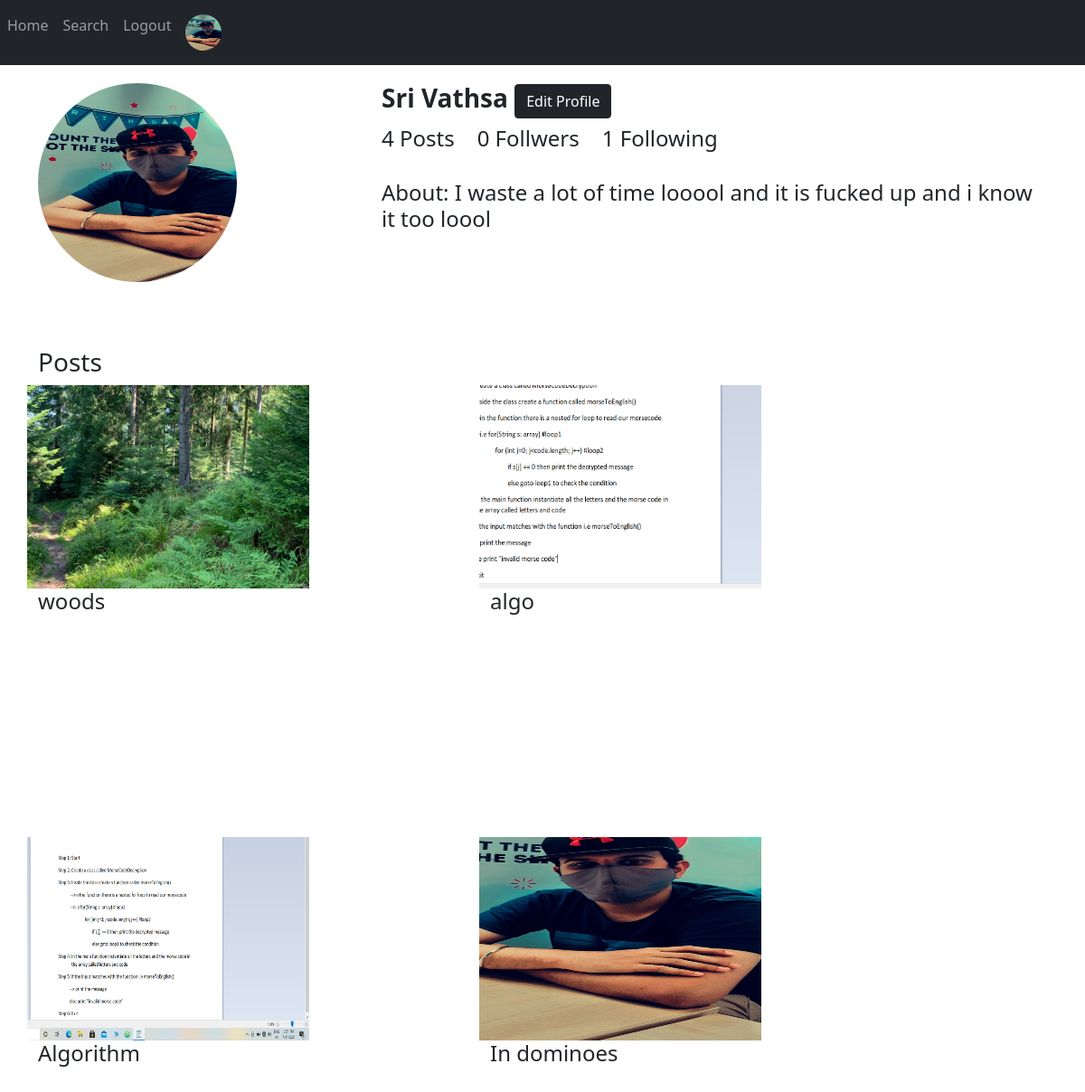
/accounts/userdetails/ (signed in), run on the app's committed database.
### accounts_app/models.py (models this page shows, shortened)
class UserProfile(models.Model):
    user = models.OneToOneField(User, on_delete=models.CASCADE, related_name='user_profile')
    profile_pic = models.ImageField(upload_to='profile_pics', blank=True)
    first_name = models.CharField(max_length=255, null=True)
    last_name = models.CharField(max_length=255, null=True)
    age = models.IntegerField(null=True)
    dob = models.DateField(blank=True, null=True)
    about = models.TextField(null=True)

### posts_app/models.py (models this page shows, shortened)
class Post(models.Model):
    name = models.ForeignKey(User, on_delete=models.CASCADE, related_name='posts')
    image = models.ImageField(upload_to='post_images')
    caption = models.CharField(max_length=500, null=True)
    date_posted = models.DateTimeField(auto_now_add=True)
    updated_date = models.DateTimeField(auto_now=True)
    class Meta:
        ordering = ['-date_posted']

### accounts_app/views.py (the view)
# urls.py: path('userdetails/', views.user_details, name='user-details'),
def user_details(request):
    user_posts = PostForm()
    return render(request, 'accounts_app/userdetails.html',{
        'user_posts':user_posts,
    })

### accounts_app/templates/accounts_app/userdetails.html (shortened to what this page needs)
{% extends 'base.html' %}
{% load static %}
{% block includes %}
  {% include 'includes/navbar.html' %}
{% endblock %}
{% block content %}
<div class="row">
  <div class="col-sm-4">
    {% if user.user_profile.profile_pic %}
    <img src="{{ user.user_profile.profile_pic.url }}" width="220px" height="220px" alt="default profile pic" class="rounded-circle">
    {% else %}
    <img src="{% static 'accounts_app/images/profile.png' %}" width="220px" height="220px" alt="default profile pic" class="rounded-circle">
    {% endif %}
  </div>
  <div class="col-sm-8">
    <h3><strong>{{ user.user_profile.first_name|title }} {{ user.user_profile.last_name|title }}</strong>    <a href="{% url 'profiles' %}" class="btn btn-dark"> Edit Profile</a></h3>
    <h4>{{ user.posts.count }} Posts &nbsp;&nbsp; {{ user.followers.count }} Follwers &nbsp;&nbsp; {{ user.following.count }} Following  &nbsp;&nbsp;</h4>
    <br>
    {% if user.user_profile.about %}
    <h4>About: {{ user.user_profile.about }}</h4>
    {% else %}
    <h5>Go to edit profile to set your about</h5>
    {% endif %}
  </div>
</div>
  <br>
  <br>
  <br>
  <h3>Posts</h3>
  <div class="row">
    {% for user_post in user.posts.all %}
    <div class="crop">
        <img src="{{ user_post.image.url }}" alt="{{ user_post.caption }}">
        <h4>{{ user_post.caption }}</h4>
    </div>
    {% endfor %}
  </div>
{% endblock %}

### accounts_app/templates/includes/navbar.html
{% load static %}
    <nav class="navbar navbar-expand-sm bg-dark navbar-dark">
      <ul class="navbar-nav">
        <li class="nav-item active" >
          <a href="{% url 'home' %}" class="nav-link">Home</a>
        </li>
        {% if user.is_authenticated %}
        <li class="nav-item active" >
          <a href="{% url 'search' %}" class="nav-link">Search</a>
        </li>
        <li class="nav-item active" >
          <a href="{% url 'logout' %}" class="nav-link">Logout</a>
        </li>
      {% endif %}
      <li class="nav-item active">
        {% if user.user_profile.profile_pic %}
        <a href="{% url 'user-details' %}" class="nav-link"><img src="{{ user.user_profile.profile_pic.url }}" width="40px" height="40px" alt="default profile pic" class="rounded-circle"></a>
        {% else %}
        <a href="{% url 'user-details' %}" class="nav-link"><img src="{% static 'accounts_app/images/profile.png' %}" width="30px" height="30px" alt="default profile pic" class="rounded-circle"></a>
        {% endif %}
    </li>
      </ul>
    </nav>

### accounts_app/templates/accounts_app/userdetails.html (style rules this page uses)
.crop { width:500px; height:500px; overflow: hidden; }
.crop img { width: 400px; height:300px; margin: -75px 0 0 -100px; }

### data on the page
Post: image (picture), caption "woods"
Post: image (picture), caption "algo"
Post: image (picture), caption "Algorithm"
Post: image (picture), caption "In dominoes"

### other printed values
{{ user.user_profile.first_name|title }} "Sri"
{{ user.user_profile.last_name|title }} "Vathsa"
{{ user.posts.count }} "4"
{{ user.followers.count }} "0"
{{ user.following.count }} "1"
{{ user.user_profile.about }} "I waste a lot of time looool and it is fucked up and i know it too loool"
